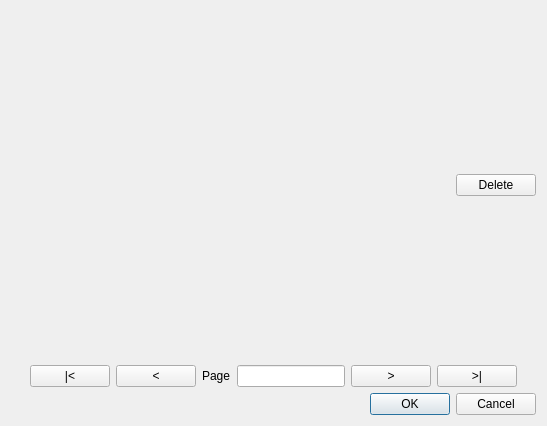
<?xml version="1.0" encoding="UTF-8"?>
<ui version="4.0">
 <class>PdfPreviewDlg</class>
 <widget class="QDialog" name="PdfPreviewDlg">
  <property name="geometry">
   <rect>
    <x>0</x>
    <y>0</y>
    <width>547</width>
    <height>426</height>
   </rect>
  </property>
  <property name="windowTitle">
   <string>Pdf preview</string>
  </property>
  <layout class="QVBoxLayout" name="verticalLayout">
   <item>
    <layout class="QHBoxLayout" name="horizontalLayout_2">
     <item>
      <widget class="QLabel" name="lblShowImage">
       <property name="sizePolicy">
        <sizepolicy hsizetype="MinimumExpanding" vsizetype="MinimumExpanding">
         <horstretch>0</horstretch>
         <verstretch>0</verstretch>
        </sizepolicy>
       </property>
       <property name="text">
        <string/>
       </property>
      </widget>
     </item>
     <item>
      <widget class="QPushButton" name="pushButton">
       <property name="text">
        <string>Delete</string>
       </property>
      </widget>
     </item>
    </layout>
   </item>
   <item>
    <layout class="QHBoxLayout" name="horizontalLayout">
     <item>
      <spacer name="horizontalSpacer">
       <property name="orientation">
        <enum>Qt::Horizontal</enum>
       </property>
       <property name="sizeHint" stdset="0">
        <size>
         <width>40</width>
         <height>20</height>
        </size>
       </property>
      </spacer>
     </item>
     <item>
      <widget class="QPushButton" name="btnFirst">
       <property name="sizePolicy">
        <sizepolicy hsizetype="Minimum" vsizetype="Fixed">
         <horstretch>0</horstretch>
         <verstretch>0</verstretch>
        </sizepolicy>
       </property>
       <property name="text">
        <string>|&lt;</string>
       </property>
      </widget>
     </item>
     <item>
      <widget class="QPushButton" name="btnPrevious">
       <property name="text">
        <string>&lt;</string>
       </property>
      </widget>
     </item>
     <item>
      <widget class="QLabel" name="label">
       <property name="text">
        <string>Page</string>
       </property>
      </widget>
     </item>
     <item>
      <widget class="QLineEdit" name="lineEdit">
       <property name="sizePolicy">
        <sizepolicy hsizetype="Minimum" vsizetype="Fixed">
         <horstretch>0</horstretch>
         <verstretch>0</verstretch>
        </sizepolicy>
       </property>
      </widget>
     </item>
     <item>
      <widget class="QPushButton" name="btnNext">
       <property name="text">
        <string>&gt;</string>
       </property>
      </widget>
     </item>
     <item>
      <widget class="QPushButton" name="btnLast">
       <property name="text">
        <string>&gt;|</string>
       </property>
      </widget>
     </item>
     <item>
      <spacer name="horizontalSpacer_2">
       <property name="orientation">
        <enum>Qt::Horizontal</enum>
       </property>
       <property name="sizeHint" stdset="0">
        <size>
         <width>40</width>
         <height>20</height>
        </size>
       </property>
      </spacer>
     </item>
    </layout>
   </item>
   <item>
    <widget class="QDialogButtonBox" name="buttonBox">
     <property name="orientation">
      <enum>Qt::Horizontal</enum>
     </property>
     <property name="standardButtons">
      <set>QDialogButtonBox::Cancel|QDialogButtonBox::Ok</set>
     </property>
    </widget>
   </item>
  </layout>
 </widget>
 <resources/>
 <connections>
  <connection>
   <sender>buttonBox</sender>
   <signal>accepted()</signal>
   <receiver>PdfPreviewDlg</receiver>
   <slot>accept()</slot>
   <hints>
    <hint type="sourcelabel">
     <x>248</x>
     <y>254</y>
    </hint>
    <hint type="destinationlabel">
     <x>157</x>
     <y>274</y>
    </hint>
   </hints>
  </connection>
  <connection>
   <sender>buttonBox</sender>
   <signal>rejected()</signal>
   <receiver>PdfPreviewDlg</receiver>
   <slot>reject()</slot>
   <hints>
    <hint type="sourcelabel">
     <x>316</x>
     <y>260</y>
    </hint>
    <hint type="destinationlabel">
     <x>286</x>
     <y>274</y>
    </hint>
   </hints>
  </connection>
 </connections>
</ui>
